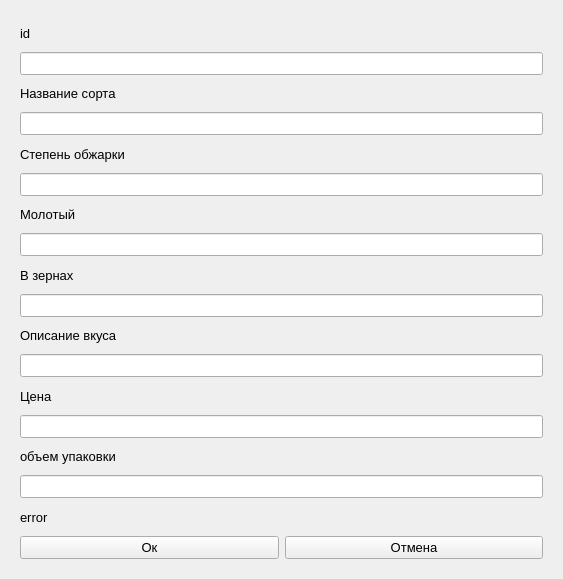
<?xml version="1.0" encoding="UTF-8"?>
<ui version="4.0">
 <class>Form</class>
 <widget class="QWidget" name="Form">
  <property name="geometry">
   <rect>
    <x>0</x>
    <y>0</y>
    <width>563</width>
    <height>579</height>
   </rect>
  </property>
  <property name="windowTitle">
   <string>Form</string>
  </property>
  <layout class="QVBoxLayout" name="verticalLayout">
   <item>
    <widget class="QWidget" name="widget" native="true">
     <layout class="QVBoxLayout" name="verticalLayout_2">
      <item>
       <widget class="QLabel" name="label">
        <property name="font">
         <font>
          <pointsize>10</pointsize>
         </font>
        </property>
        <property name="text">
         <string>id</string>
        </property>
       </widget>
      </item>
      <item>
       <widget class="QLineEdit" name="id">
        <property name="font">
         <font>
          <pointsize>10</pointsize>
         </font>
        </property>
       </widget>
      </item>
      <item>
       <widget class="QLabel" name="label_2">
        <property name="font">
         <font>
          <pointsize>10</pointsize>
         </font>
        </property>
        <property name="text">
         <string>Название сорта</string>
        </property>
       </widget>
      </item>
      <item>
       <widget class="QLineEdit" name="name">
        <property name="font">
         <font>
          <pointsize>10</pointsize>
         </font>
        </property>
       </widget>
      </item>
      <item>
       <widget class="QLabel" name="label_3">
        <property name="font">
         <font>
          <pointsize>10</pointsize>
         </font>
        </property>
        <property name="text">
         <string>Степень обжарки</string>
        </property>
       </widget>
      </item>
      <item>
       <widget class="QLineEdit" name="roast">
        <property name="font">
         <font>
          <pointsize>10</pointsize>
         </font>
        </property>
       </widget>
      </item>
      <item>
       <widget class="QLabel" name="label_4">
        <property name="font">
         <font>
          <pointsize>10</pointsize>
         </font>
        </property>
        <property name="text">
         <string>Молотый</string>
        </property>
       </widget>
      </item>
      <item>
       <widget class="QLineEdit" name="ground_coffee">
        <property name="font">
         <font>
          <pointsize>10</pointsize>
         </font>
        </property>
       </widget>
      </item>
      <item>
       <widget class="QLabel" name="label_5">
        <property name="font">
         <font>
          <pointsize>10</pointsize>
         </font>
        </property>
        <property name="text">
         <string>В зернах</string>
        </property>
       </widget>
      </item>
      <item>
       <widget class="QLineEdit" name="corn_coffee">
        <property name="font">
         <font>
          <pointsize>10</pointsize>
         </font>
        </property>
       </widget>
      </item>
      <item>
       <widget class="QLabel" name="label_6">
        <property name="font">
         <font>
          <pointsize>10</pointsize>
         </font>
        </property>
        <property name="text">
         <string>Описание вкуса</string>
        </property>
       </widget>
      </item>
      <item>
       <widget class="QLineEdit" name="taste">
        <property name="font">
         <font>
          <pointsize>10</pointsize>
         </font>
        </property>
       </widget>
      </item>
      <item>
       <widget class="QLabel" name="label_7">
        <property name="font">
         <font>
          <pointsize>10</pointsize>
         </font>
        </property>
        <property name="text">
         <string>Цена</string>
        </property>
       </widget>
      </item>
      <item>
       <widget class="QLineEdit" name="price">
        <property name="font">
         <font>
          <pointsize>10</pointsize>
         </font>
        </property>
       </widget>
      </item>
      <item>
       <widget class="QLabel" name="label_8">
        <property name="font">
         <font>
          <pointsize>10</pointsize>
         </font>
        </property>
        <property name="text">
         <string>объем упаковки</string>
        </property>
       </widget>
      </item>
      <item>
       <widget class="QLineEdit" name="volume">
        <property name="font">
         <font>
          <pointsize>10</pointsize>
         </font>
        </property>
       </widget>
      </item>
      <item>
       <widget class="QLabel" name="error_lab">
        <property name="font">
         <font>
          <pointsize>10</pointsize>
         </font>
        </property>
        <property name="text">
         <string>error</string>
        </property>
       </widget>
      </item>
      <item>
       <layout class="QHBoxLayout" name="horizontalLayout">
        <item>
         <widget class="QPushButton" name="btn_ok">
          <property name="font">
           <font>
            <pointsize>10</pointsize>
           </font>
          </property>
          <property name="text">
           <string>Ок</string>
          </property>
         </widget>
        </item>
        <item>
         <widget class="QPushButton" name="btn_cancel">
          <property name="font">
           <font>
            <pointsize>10</pointsize>
           </font>
          </property>
          <property name="text">
           <string>Отмена</string>
          </property>
         </widget>
        </item>
       </layout>
      </item>
     </layout>
    </widget>
   </item>
  </layout>
 </widget>
 <resources/>
 <connections/>
</ui>
